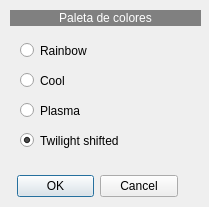
<?xml version="1.0" encoding="UTF-8"?>
<ui version="4.0">
 <class>color_falso</class>
 <widget class="QDialog" name="color_falso">
  <property name="geometry">
   <rect>
    <x>0</x>
    <y>0</y>
    <width>209</width>
    <height>207</height>
   </rect>
  </property>
  <property name="windowTitle">
   <string>Conversor a color falso</string>
  </property>
  <widget class="QDialogButtonBox" name="buttonBox">
   <property name="geometry">
    <rect>
     <x>17</x>
     <y>170</y>
     <width>161</width>
     <height>32</height>
    </rect>
   </property>
   <property name="orientation">
    <enum>Qt::Horizontal</enum>
   </property>
   <property name="standardButtons">
    <set>QDialogButtonBox::Cancel|QDialogButtonBox::Ok</set>
   </property>
  </widget>
  <widget class="QLabel" name="label">
   <property name="geometry">
    <rect>
     <x>10</x>
     <y>10</y>
     <width>191</width>
     <height>16</height>
    </rect>
   </property>
   <property name="styleSheet">
    <string notr="true">background-color: rgb(128, 128, 128);
color: rgb(255, 255, 255);</string>
   </property>
   <property name="text">
    <string>Paleta de colores</string>
   </property>
   <property name="alignment">
    <set>Qt::AlignCenter</set>
   </property>
  </widget>
  <widget class="QRadioButton" name="radioButton">
   <property name="geometry">
    <rect>
     <x>20</x>
     <y>40</y>
     <width>81</width>
     <height>21</height>
    </rect>
   </property>
   <property name="text">
    <string>Rainbow</string>
   </property>
  </widget>
  <widget class="QRadioButton" name="radioButton_2">
   <property name="geometry">
    <rect>
     <x>20</x>
     <y>70</y>
     <width>81</width>
     <height>21</height>
    </rect>
   </property>
   <property name="text">
    <string>Cool</string>
   </property>
  </widget>
  <widget class="QRadioButton" name="radioButton_3">
   <property name="geometry">
    <rect>
     <x>20</x>
     <y>100</y>
     <width>81</width>
     <height>21</height>
    </rect>
   </property>
   <property name="text">
    <string>Plasma</string>
   </property>
  </widget>
  <widget class="QRadioButton" name="radioButton_4">
   <property name="geometry">
    <rect>
     <x>20</x>
     <y>130</y>
     <width>101</width>
     <height>21</height>
    </rect>
   </property>
   <property name="text">
    <string>Twilight shifted</string>
   </property>
   <property name="checked">
    <bool>true</bool>
   </property>
  </widget>
 </widget>
 <resources/>
 <connections>
  <connection>
   <sender>buttonBox</sender>
   <signal>accepted()</signal>
   <receiver>color_falso</receiver>
   <slot>accept()</slot>
   <hints>
    <hint type="sourcelabel">
     <x>248</x>
     <y>254</y>
    </hint>
    <hint type="destinationlabel">
     <x>157</x>
     <y>274</y>
    </hint>
   </hints>
  </connection>
  <connection>
   <sender>buttonBox</sender>
   <signal>rejected()</signal>
   <receiver>color_falso</receiver>
   <slot>reject()</slot>
   <hints>
    <hint type="sourcelabel">
     <x>316</x>
     <y>260</y>
    </hint>
    <hint type="destinationlabel">
     <x>286</x>
     <y>274</y>
    </hint>
   </hints>
  </connection>
 </connections>
</ui>
